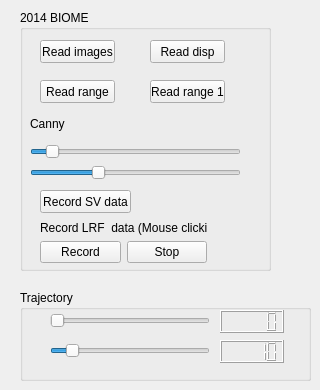
    <widget class="QWidget" name="tab_3">
     <attribute name="title">
      <string>Analysis</string>
     </attribute>
     <widget class="QGroupBox" name="groupBox">
      <property name="geometry">
       <rect>
        <x>20</x>
        <y>10</y>
        <width>251</width>
        <height>261</height>
       </rect>
      </property>
      <property name="title">
       <string>2014 BIOME</string>
      </property>
      <widget class="QWidget" name="layoutWidget">
       <property name="geometry">
        <rect>
         <x>10</x>
         <y>100</y>
         <width>211</width>
         <height>70</height>
        </rect>
       </property>
       <layout class="QGridLayout" name="gridLayout_14">
        <item row="0" column="0">
         <widget class="QLabel" name="label_24">
          <property name="text">
           <string>Canny</string>
          </property>
         </widget>
        </item>
        <item row="1" column="0">
         <widget class="QSlider" name="horizontalSlider">
          <property name="maximum">
           <number>255</number>
          </property>
          <property name="value">
           <number>20</number>
          </property>
          <property name="orientation">
           <enum>Qt::Horizontal</enum>
          </property>
         </widget>
        </item>
        <item row="2" column="0">
         <widget class="QSlider" name="horizontalSlider_2">
          <property name="maximum">
           <number>255</number>
          </property>
          <property name="value">
           <number>80</number>
          </property>
          <property name="orientation">
           <enum>Qt::Horizontal</enum>
          </property>
         </widget>
        </item>
       </layout>
      </widget>
      <widget class="QPushButton" name="pushButton_sv_read_images">
       <property name="geometry">
        <rect>
         <x>20</x>
         <y>30</y>
         <width>75</width>
         <height>23</height>
        </rect>
       </property>
       <property name="text">
        <string>Read images</string>
       </property>
      </widget>
      <widget class="QPushButton" name="pushButton_sv_read_disp">
       <property name="geometry">
        <rect>
         <x>130</x>
         <y>30</y>
         <width>75</width>
         <height>23</height>
        </rect>
       </property>
       <property name="text">
        <string>Read disp</string>
       </property>
      </widget>
      <widget class="QPushButton" name="pushButton_sv_record_data">
       <property name="geometry">
        <rect>
         <x>20</x>
         <y>180</y>
         <width>91</width>
         <height>23</height>
        </rect>
       </property>
       <property name="text">
        <string>Record SV data</string>
       </property>
      </widget>
      <widget class="QPushButton" name="pushButton_lrf_read_range">
       <property name="geometry">
        <rect>
         <x>20</x>
         <y>70</y>
         <width>75</width>
         <height>23</height>
        </rect>
       </property>
       <property name="text">
        <string>Read range</string>
       </property>
      </widget>
      <widget class="QPushButton" name="pushButton_lrf_read_range_2">
       <property name="geometry">
        <rect>
         <x>130</x>
         <y>70</y>
         <width>75</width>
         <height>23</height>
        </rect>
       </property>
       <property name="text">
        <string>Read range 1</string>
       </property>
      </widget>
      <widget class="QWidget" name="layoutWidget">
       <property name="geometry">
        <rect>
         <x>20</x>
         <y>210</y>
         <width>167</width>
         <height>43</height>
        </rect>
       </property>
       <layout class="QGridLayout" name="gridLayout_11">
        <item row="0" column="0" colspan="2">
         <widget class="QLabel" name="label_18">
          <property name="text">
           <string>Record LRF  data (Mouse clicking)</string>
          </property>
         </widget>
        </item>
        <item row="1" column="0">
         <widget class="QPushButton" name="pushButton_lrf_record_data">
          <property name="text">
           <string>Record</string>
          </property>
         </widget>
        </item>
        <item row="1" column="1">
         <widget class="QPushButton" name="pushButton_lrf_record_stop">
          <property name="text">
           <string>Stop</string>
          </property>
         </widget>
        </item>
       </layout>
      </widget>
     </widget>
     <widget class="QGroupBox" name="groupBox_2">
      <property name="geometry">
       <rect>
        <x>20</x>
        <y>290</y>
        <width>291</width>
        <height>91</height>
       </rect>
      </property>
      <property name="title">
       <string>Trajectory</string>
      </property>
      <widget class="QSlider" name="horizontalSlider_ana_range_filter_min">
       <property name="geometry">
        <rect>
         <x>30</x>
         <y>20</y>
         <width>160</width>
         <height>22</height>
        </rect>
       </property>
       <property name="orientation">
        <enum>Qt::Horizontal</enum>
       </property>
      </widget>
      <widget class="QLCDNumber" name="lcdNumber">
       <property name="geometry">
        <rect>
         <x>200</x>
         <y>20</y>
         <width>64</width>
         <height>23</height>
        </rect>
       </property>
      </widget>
      <widget class="QLCDNumber" name="lcdNumber_2">
       <property name="geometry">
        <rect>
         <x>200</x>
         <y>50</y>
         <width>64</width>
         <height>23</height>
        </rect>
       </property>
       <property name="value" stdset="0">
        <double>10.000000000000000</double>
       </property>
      </widget>
      <widget class="QSlider" name="horizontalSlider_ana_range_filter_max">
       <property name="geometry">
        <rect>
         <x>30</x>
         <y>50</y>
         <width>160</width>
         <height>22</height>
        </rect>
       </property>
       <property name="value">
        <number>10</number>
       </property>
       <property name="orientation">
        <enum>Qt::Horizontal</enum>
       </property>
      </widget>
     </widget>
    </widget>
